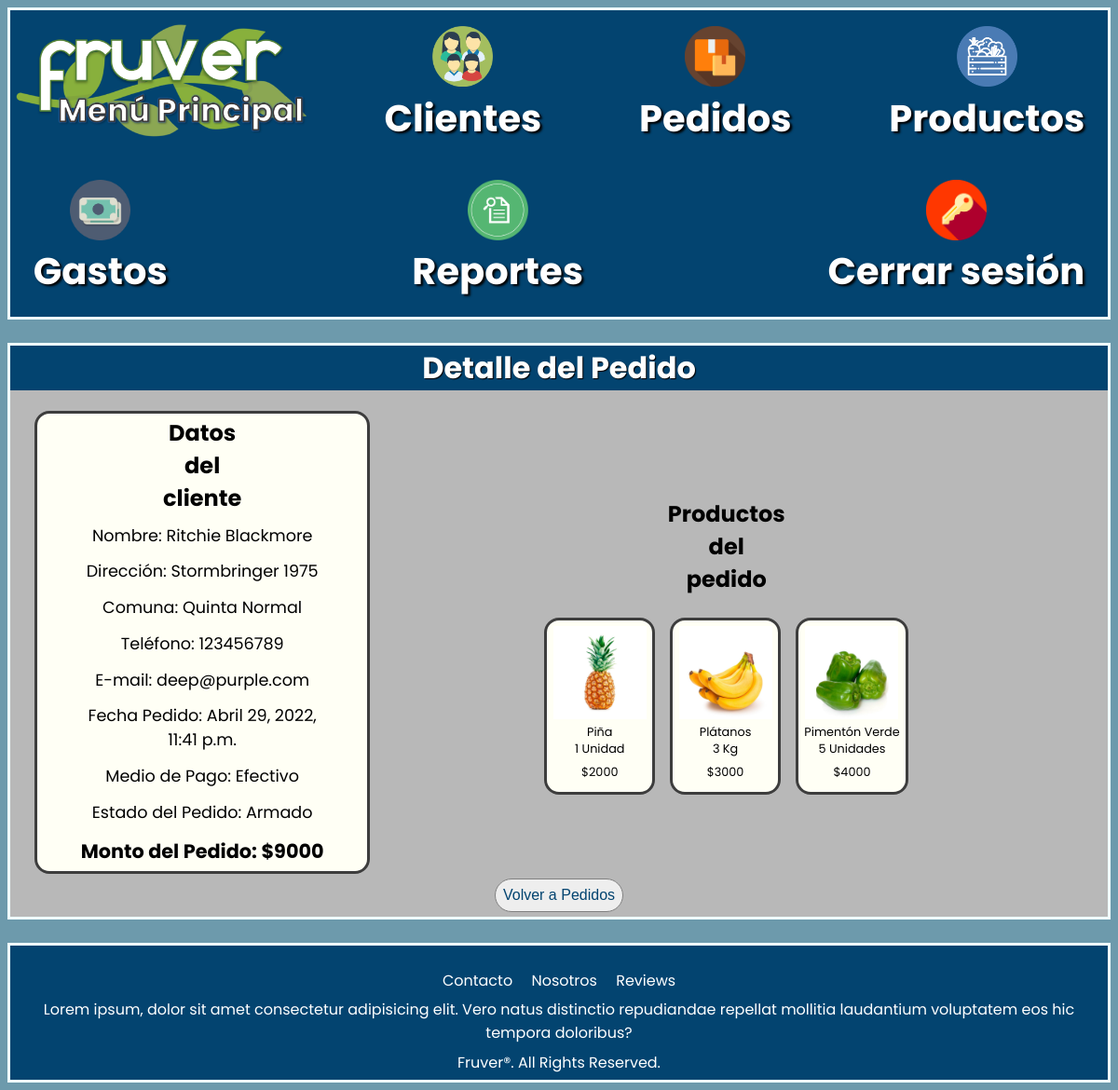
The app's page /pedidos/detallepedido/5 (signed in), older data.
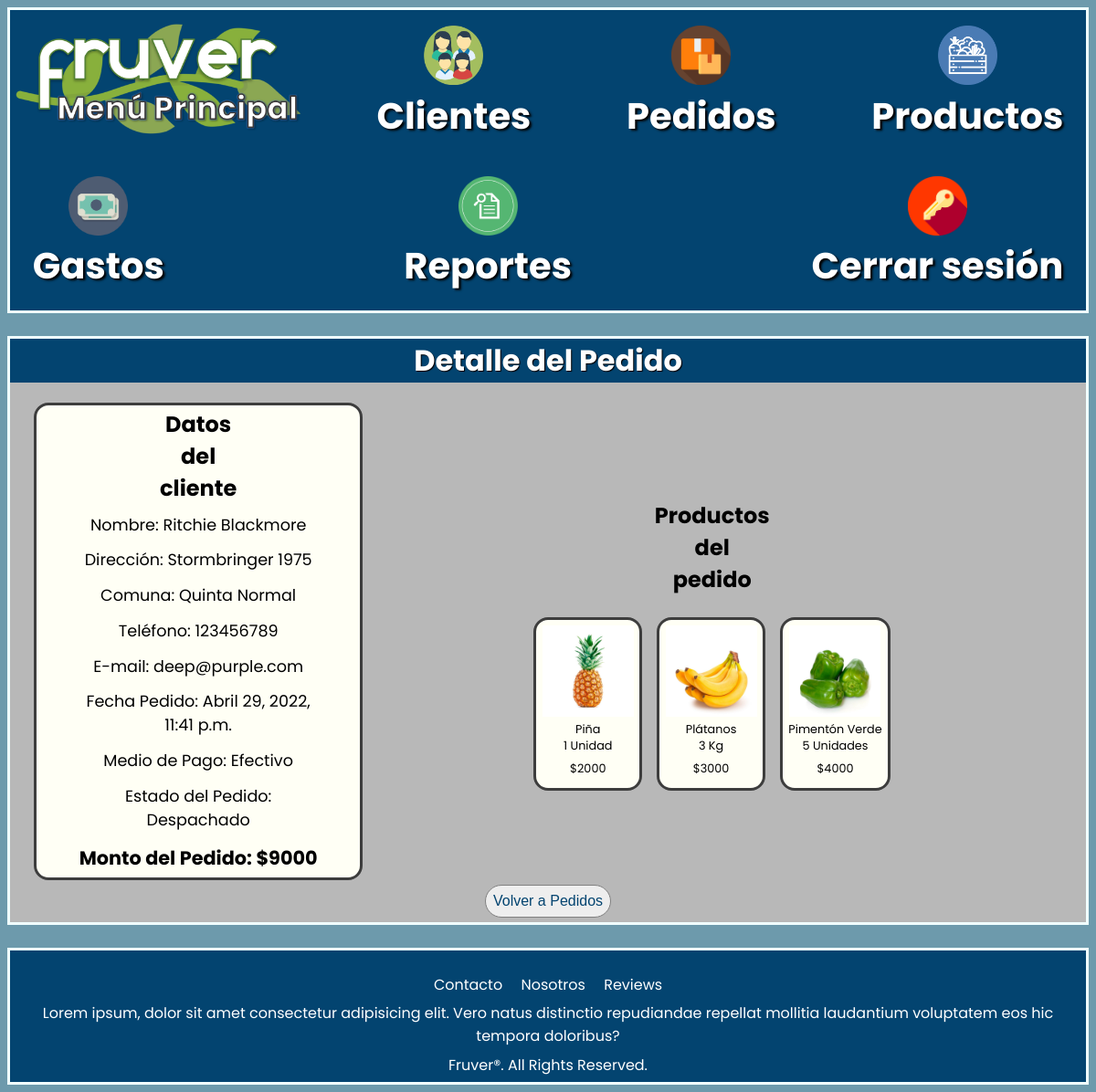
The same page, newer data.
### Pedidos/models.py (models this page shows, shortened)
class Pedido(models.Model):
    fecha_pedido = models.DateTimeField(auto_now_add=True)
    monto_pedido = models.IntegerField(default=0)
    medio_pago = models.CharField(max_length=30, null=True)
    estado_pedido = models.CharField(max_length=20, null=True)
    cliente = models.ForeignKey('Home.Usuario', null=True, on_delete=models.SET_NULL)
    detalle_pedido = models.ManyToManyField('Productos.Producto', through='DetallePedido')

### Home/models.py (models this page shows, shortened)
class Usuario(AbstractBaseUser, PermissionsMixin):
    nombre_usuario = models.CharField(max_length=30)
    apellido_usuario = models.CharField(max_length=30)
    email_usuario = models.EmailField(max_length=50, unique=True)
    password = models.CharField(max_length=255)
    telefono_usuario = models.CharField(max_length=12)
    domicilio_usuario = models.CharField(max_length=50)
    comuna = models.ForeignKey('Comuna', null=True, on_delete=models.SET_NULL)
    is_staff = models.BooleanField(default=False)
    is_active = models.BooleanField(default=True)
    objects = CustomAccountManager()
    USERNAME_FIELD = 'email_usuario'
    REQUIRED_FIELDS = ['nombre_usuario', 'apellido_usuario', 'password', 'telefono_usuario', 'domicilio_usuario']

class Comuna(models.Model):
    nombre_comuna = models.CharField(max_length=40)
    def __str__(self):
        return self.nombre_comuna

### Pedidos/views.py (the view)
# urls.py: path('detallepedido/<pedido_id>', views.detallepedido, name='fruver-detallepedido'), #Muestra el detalle de productos del pedido
@login_required(login_url='fruver-acceso')
def detallepedido(request, pedido_id):
    current_user = request.user
    if current_user.is_staff != 1:
        return redirect('fruver-home')
    pedidos = Pedido.objects.filter(pk=pedido_id)
    clientes = Pedido.objects.select_related()
    order = Pedido.objects.get(pk=pedido_id)
    detalles = DetallePedido.objects.filter(pedido=order.id)
    context = {'pedidos': pedidos, 'clientes': clientes, 'detalles': detalles}
    return render(request, 'Pedidos/detallepedido.html', context)

### Pedidos/context_processor.py (called while the page is built)
def total_pedido(request):
    total = 0
    if request.user.is_authenticated:
        if "carrito" in request.session.keys():
            for key, value in request.session["carrito"].items():
                total += int(value["subtotal"])
    return {"total_pedido": total}

### Pedidos/templates/Pedidos/detallepedido.html (shortened to what this page needs)
{% extends "Home/mainmenu.html" %}
{% load static %}
{% block stylesheet %}
<link rel="stylesheet" href="{% static 'Pedidos/styles/detallepedido.css' %}">
{% endblock stylesheet %}
{% block content %}
    <h1 class="info">Detalle del Pedido</h1>
    <div class="contenidos">
        <section class="cliente">
            <h2 id="subtitle1">Datos del cliente</h2>
            <div class="datos">
                {% for pedido in pedidos %}
                    <p>Nombre: {{ pedido.cliente.nombre_usuario }} {{ pedido.cliente.apellido_usuario }}</p>
                    <p>Dirección: {{ pedido.cliente.domicilio_usuario }}</p>
                    <p>Comuna: {{ pedido.cliente.comuna }}</p>
                    <p>Teléfono: {{ pedido.cliente.telefono_usuario }}</p>
                    <p>E-mail: {{ pedido.cliente.email_usuario }}</p>
                    <p>Fecha Pedido: {{ pedido.fecha_pedido }}</p>
                    <p>Medio de Pago: {{ pedido.medio_pago }}</p>
                    <p>Estado del Pedido: {{ pedido.estado_pedido }}</p>
                    <p id="total">Monto del Pedido: ${{ pedido.monto_pedido }}</p>
                {% endfor %}
            </div>
        </section>
        <section class="products">
            <h2 id="subtitle2">Productos del pedido</h2>
            {% for detalle in detalles %}
                <div class="producto">
                    <div class="caja1">
                        <img src="{{detalle.producto.imagen_producto.url}}" alt={{detalle.producto.nombre_producto}} width="100" height="100">
                    </div>
                    <div class="caja2">
                        {{detalle.producto.nombre_producto}}<br>
                        {{detalle.cantidad_producto}}
                        {% if detalle.modo_venta == 'Kg' %}
                            {{detalle.modo_venta}}
                        {% elif detalle.modo_venta == 'Unidad'%}
                            {% if detalle.cantidad_producto == 1 %}
                                {{detalle.modo_venta}}
                            {% elif detalle.cantidad_producto > 1 %}
                                {{detalle.modo_venta}}es
                            {% endif %}
                        {% endif %}
                        <p>${{detalle.subtotal}}</p>
                    </div>
                </div>
            {% endfor %}
        </section>
    </div>
    <section class="volver">
        <a href="/pedidos"><button type="button">Volver a Pedidos</button></a>
    </section>
{% endblock content %}

Row changes from the older to the newer data that the page shows:
changed Pedido "Efectivo": estado_pedido "Armado" → "Despachado"
